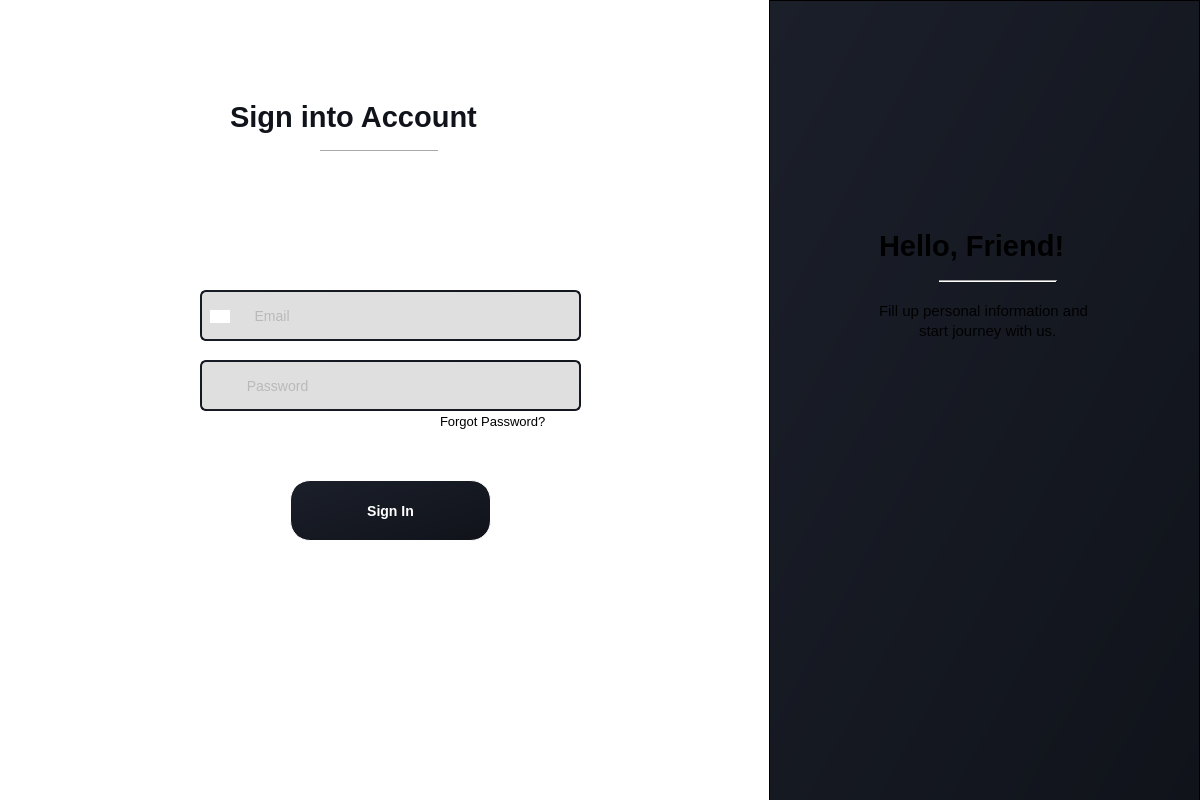
<?xml version="1.0" encoding="UTF-8"?>
<ui version="4.0">
 <class>MainWindow</class>
 <widget class="QWidget" name="MainWindow">
  <property name="geometry">
   <rect>
    <x>0</x>
    <y>0</y>
    <width>1200</width>
    <height>800</height>
   </rect>
  </property>
  <property name="windowTitle">
   <string>Form</string>
  </property>
  <property name="styleSheet">
   <string notr="true">background-color: rgb(255, 255, 255);</string>
  </property>
  <widget class="QFrame" name="frame">
   <property name="geometry">
    <rect>
     <x>769</x>
     <y>0</y>
     <width>431</width>
     <height>801</height>
    </rect>
   </property>
   <property name="styleSheet">
    <string notr="true">background: qlineargradient(x1:0, y1:0, x2:1, y2:1, stop:0 #1b1f2a, stop:1 #10131a);</string>
   </property>
   <property name="frameShape">
    <enum>QFrame::Shape::StyledPanel</enum>
   </property>
   <property name="frameShadow">
    <enum>QFrame::Shadow::Raised</enum>
   </property>
   <widget class="QLabel" name="label">
    <property name="geometry">
     <rect>
      <x>110</x>
      <y>230</y>
      <width>231</width>
      <height>31</height>
     </rect>
    </property>
    <property name="font">
     <font>
      <pointsize>22</pointsize>
      <bold>true</bold>
     </font>
    </property>
    <property name="styleSheet">
     <string notr="true">background-color:transparent;</string>
    </property>
    <property name="text">
     <string>Hello, Friend!</string>
    </property>
   </widget>
   <widget class="Line" name="line">
    <property name="geometry">
     <rect>
      <x>170</x>
      <y>280</y>
      <width>118</width>
      <height>3</height>
     </rect>
    </property>
    <property name="orientation">
     <enum>Qt::Orientation::Horizontal</enum>
    </property>
   </widget>
   <widget class="QLabel" name="label_2">
    <property name="geometry">
     <rect>
      <x>110</x>
      <y>300</y>
      <width>251</width>
      <height>21</height>
     </rect>
    </property>
    <property name="font">
     <font>
      <pointsize>11</pointsize>
      <bold>false</bold>
     </font>
    </property>
    <property name="styleSheet">
     <string notr="true">background-color:transparent;</string>
    </property>
    <property name="text">
     <string>Fill up personal information and</string>
    </property>
   </widget>
   <widget class="QLabel" name="label_3">
    <property name="geometry">
     <rect>
      <x>150</x>
      <y>320</y>
      <width>171</width>
      <height>21</height>
     </rect>
    </property>
    <property name="font">
     <font>
      <pointsize>11</pointsize>
      <bold>false</bold>
     </font>
    </property>
    <property name="styleSheet">
     <string notr="true">background-color:transparent;</string>
    </property>
    <property name="text">
     <string>start journey with us.</string>
    </property>
   </widget>
   <widget class="QLabel" name="label_9">
    <property name="geometry">
     <rect>
      <x>0</x>
      <y>450</y>
      <width>430</width>
      <height>430</height>
     </rect>
    </property>
    <property name="styleSheet">
     <string notr="true">background-color:transparent;</string>
    </property>
    <property name="text">
     <string/>
    </property>
    <property name="pixmap">
     <pixmap>../../../../../Pictures/proj QT/5da1c4545d34f3aee87dd68a49a13489.png</pixmap>
    </property>
    <property name="scaledContents">
     <bool>true</bool>
    </property>
   </widget>
   <zorder>label_9</zorder>
   <zorder>label</zorder>
   <zorder>line</zorder>
   <zorder>label_2</zorder>
   <zorder>label_3</zorder>
  </widget>
  <widget class="QLabel" name="label_4">
   <property name="geometry">
    <rect>
     <x>230</x>
     <y>90</y>
     <width>311</width>
     <height>53</height>
    </rect>
   </property>
   <property name="font">
    <font>
     <pointsize>22</pointsize>
     <bold>true</bold>
    </font>
   </property>
   <property name="styleSheet">
    <string notr="true">color: qlineargradient(x1:0, y1:0, x2:1, y2:1, stop:0 #1b1f2a, stop:1 #10131a); background-color:transparent;</string>
   </property>
   <property name="text">
    <string>Sign into Account</string>
   </property>
  </widget>
  <widget class="QLineEdit" name="lineEdit">
   <property name="geometry">
    <rect>
     <x>200</x>
     <y>290</y>
     <width>381</width>
     <height>51</height>
    </rect>
   </property>
   <property name="styleSheet">
    <string notr="true">background-color: rgb(223, 223, 223);
color: #b9b9b9; font-size: 14px; border: 2px solid qlineargradient(x1:0, y1:0, x2:1, y2:1, stop:0 #1b1f2a, stop:1 #10131a); border-radius: 6px; padding: 4px 8px;</string>
   </property>
   <property name="text">
    <string>           Email</string>
   </property>
  </widget>
  <widget class="QLineEdit" name="lineEdit_2">
   <property name="geometry">
    <rect>
     <x>200</x>
     <y>360</y>
     <width>381</width>
     <height>51</height>
    </rect>
   </property>
   <property name="styleSheet">
    <string notr="true">background-color: rgb(223, 223, 223);
color: #b9b9b9; font-size: 14px; border: 2px solid qlineargradient(x1:0, y1:0, x2:1, y2:1, stop:0 #1b1f2a, stop:1 #10131a); border-radius: 6px; padding: 4px 8px;</string>
   </property>
   <property name="text">
    <string>         Password</string>
   </property>
  </widget>
  <widget class="QLabel" name="label_7">
   <property name="geometry">
    <rect>
     <x>440</x>
     <y>410</y>
     <width>141</width>
     <height>23</height>
    </rect>
   </property>
   <property name="font">
    <font>
     <pointsize>10</pointsize>
     <bold>false</bold>
     <underline>false</underline>
     <kerning>true</kerning>
    </font>
   </property>
   <property name="styleSheet">
    <string notr="true">color: rgb(0, 0, 0); background-color:transparent;</string>
   </property>
   <property name="text">
    <string>Forgot Password?</string>
   </property>
  </widget>
  <widget class="QPushButton" name="sign_in">
   <property name="geometry">
    <rect>
     <x>290</x>
     <y>480</y>
     <width>201</width>
     <height>61</height>
    </rect>
   </property>
   <property name="styleSheet">
    <string notr="true">background-color: qlineargradient(x1:0, y1:0, x2:1, y2:1, stop:0 #1b1f2a, stop:1 #10131a);
color: white; font-size: 14px; font-weight: bold; border: 1px solid white; border-radius: 20px; padding: 6px 12px;</string>
   </property>
   <property name="text">
    <string>Sign In</string>
   </property>
  </widget>
  <widget class="QLabel" name="label_5">
   <property name="geometry">
    <rect>
     <x>210</x>
     <y>310</y>
     <width>20</width>
     <height>13</height>
    </rect>
   </property>
   <property name="text">
    <string/>
   </property>
   <property name="pixmap">
    <pixmap>../../../../../Pictures/proj QT/email.png</pixmap>
   </property>
   <property name="scaledContents">
    <bool>true</bool>
   </property>
  </widget>
  <widget class="QLabel" name="label_6">
   <property name="geometry">
    <rect>
     <x>210</x>
     <y>380</y>
     <width>22</width>
     <height>21</height>
    </rect>
   </property>
   <property name="styleSheet">
    <string notr="true">background-color:transparent;</string>
   </property>
   <property name="text">
    <string/>
   </property>
   <property name="pixmap">
    <pixmap>../../../../../Pictures/proj QT/password.png</pixmap>
   </property>
   <property name="scaledContents">
    <bool>true</bool>
   </property>
  </widget>
  <widget class="Line" name="line_2">
   <property name="geometry">
    <rect>
     <x>320</x>
     <y>150</y>
     <width>118</width>
     <height>3</height>
    </rect>
   </property>
   <property name="orientation">
    <enum>Qt::Orientation::Horizontal</enum>
   </property>
  </widget>
 </widget>
 <resources/>
 <connections/>
</ui>
